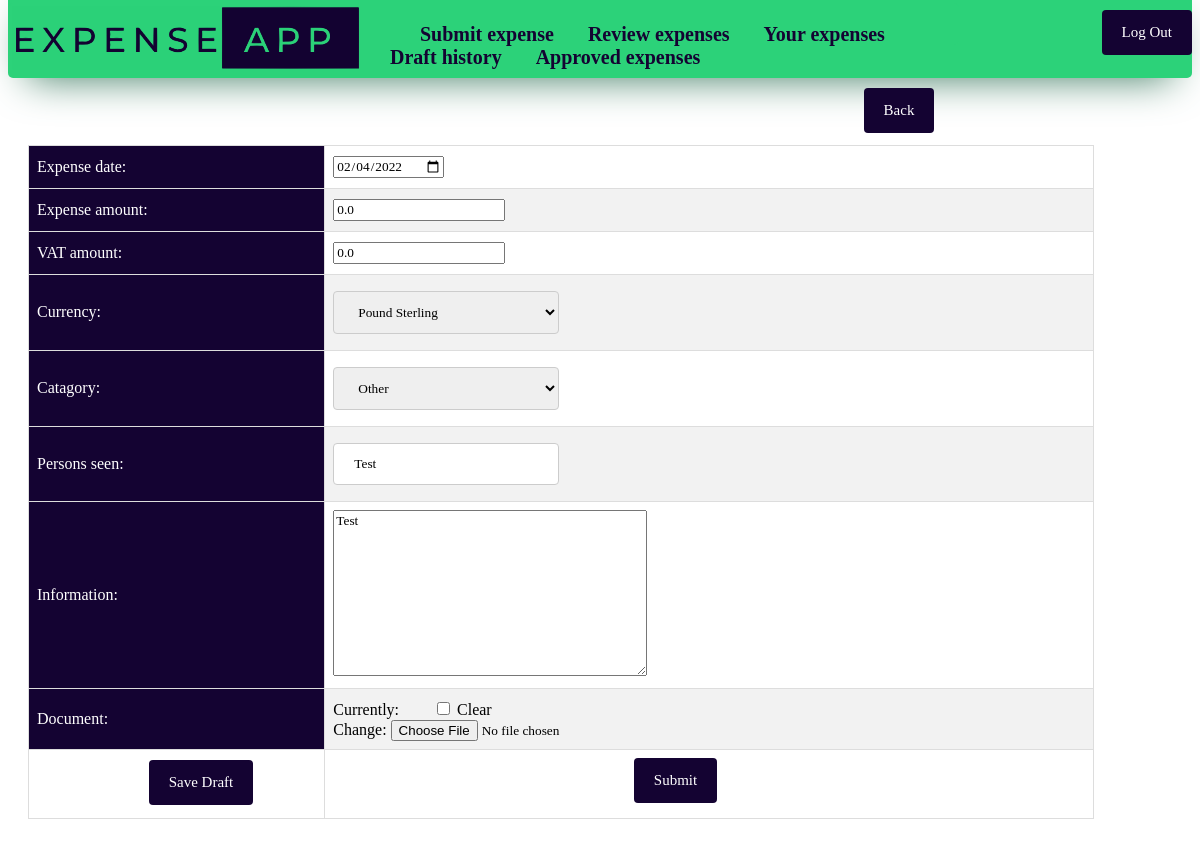
Screenshot of /updatedraft/4 (signed in) with the database file from the repository.
### expense_app/models.py (models this page shows)
class Expense(models.Model):
    Approved = "AP"
    Rejected = "RE"
    Draft = "DR"
    Pending = "PE"
    Accommodation = "AC"
    Subsistence = "SU"
    Mileage = "MI"
    Staff_entertainment = "SE"
    Client_entertainment = "CE"
    Other = "OH"
    Flights = "FL"
    Other_travel = "OT"
    Euro = "EU"
    GBP = "GB"
    USD = "US"
    SGD = "SG"
    AUD = "AU"
    CHF = "CH"
    HKD = "HK"
    Status_Type = [(Approved, "Approved"), (Rejected, "Rejected"), (Draft, "Draft"), (Pending, "Pending")]
    Claim_Type = [(Accommodation, "Accommodation"), (Client_entertainment, "Client entertainment (Incl VAT)"), (Flights, "Flights"), (Mileage, "Mileage"), (Other, "Other"), (Other_travel, "Other travel"), (Staff_entertainment, "Staff entertainment"), (Subsistence, "Subsistence")]
    Currency_Type = [(Euro, "Euro"), (GBP, "Pound Sterling"), (USD, "US Dollar"), (SGD, "Singaporean Dollar"), (AUD, "Australian Dollar"), (CHF, "Swiss Franc"), (HKD, "Hong Kong Dollar")]
    time = models.DateTimeField(auto_now = True, editable= False)
    expense_amount = models.FloatField(validators=[MinValueValidator(0.0)], default=0)
    VAT_amount = models.FloatField(validators=[MinValueValidator(0.0)], default=0)
    employee = models.ForeignKey(User, on_delete=models.CASCADE, default = id(User))
    catagory = models.CharField(max_length = 2, choices= Claim_Type, default = "OH")
    persons_seen = models.CharField(max_length = 50, blank=False)
    information = models.TextField(max_length = 500)
    status = models.CharField(max_length = 2, choices= Status_Type, default = "PE")
    manager = models.ForeignKey(User, on_delete=models.PROTECT, limit_choices_to={'groups__name': "Manager"}, related_name='manager', default = id(User))
    manager_comment = models.TextField(max_length = 500, blank= True)
    expense_date = models.DateField()
    currency = models.CharField(max_length = 2, choices = Currency_Type, default = "GB")
    document = models.FileField(upload_to='media', blank= True)
    class Meta:
        ordering = ["time"]

### expense_app/views.py (the view)
# urls.py: path("updatedraft/<pk>", views.UpdateDraft.as_view(), name = "updatedraft"),
class UpdateDraft(LoginRequiredMixin, UpdateView):
  model = Expense
  template_name = "expense_app/updatedraft.html"
  form_class = DraftForm
  success_url = "/drafts"

### expense_app/forms.py
class DraftForm(forms.ModelForm):
  class Meta:
    model = Expense
    fields = ("expense_date", "expense_amount", "VAT_amount", "currency", "catagory", "persons_seen", "information", "document")
    widgets = {
            'expense_date': DateInput(),}

### expense_app/templatetags/auth_extras.py (called while the page is built)
@register.filter(name='has_group')
def has_group(user, group_name):
    return user.groups.filter(name=group_name).exists()

### expense_app/templates/expense_app/updatedraft.html (shortened to what this page needs)
<!DOCTYPE html>
{% extends 'expense_app/base.html' %}
{% block content %}
<a href="{% url 'drafts' %}"><button>Back</button></a>
<form action="" method="POST" enctype="multipart/form-data">
<table>
    {{ form.as_table }}
    <td>
    <input type="submit" value="Save Draft" name="Save Draft">
    </td>
    <td>
    <input type="submit" value="Submit" name="Submit">
    </td>
</table>
  </form>
{% endblock %}

### expense_app/templates/expense_app/base.html (style rules this page uses)
* { font-family: Verdana; font-weight: Normal; }
table { border-collapse: collapse; width: 90%; margin-left: 20px; }
td, th { border: 1px solid #ddd; padding: 8px; }
tr:nth-child(even) { background-color: #f2f2f2; }
th { padding-top: 12px; padding-bottom: 12px; text-align: left; background-color: #140332; color: white; }
input[type=text], input[type=password], select { width: 30%; padding: 12px 20px; margin: 8px 0; display: inline-block; border: 1px solid #ccc; border-radius: 4px; box-sizing: border-box; }
button, input[type=submit] { background-color: #140332; color: white; padding: 14px 20px; margin-left: 40%; margin-top: 0%; margin-bottom: 1%; border: none; border-radius: 4px; cursor: pointer; font-size: 15px ; }
a { margin-left: 30px; margin-top: 20px; padding-top: 20px; text-decoration: None; font-weight: bold; font-size: 20px; color:#140332; }

### rows the page displays
Expense: expense_date "02/04/2022", expense_amount "0.0", VAT_amount "0.0", currency "Pound Sterling", catagory "Other", persons_seen "Test", information "Test"
